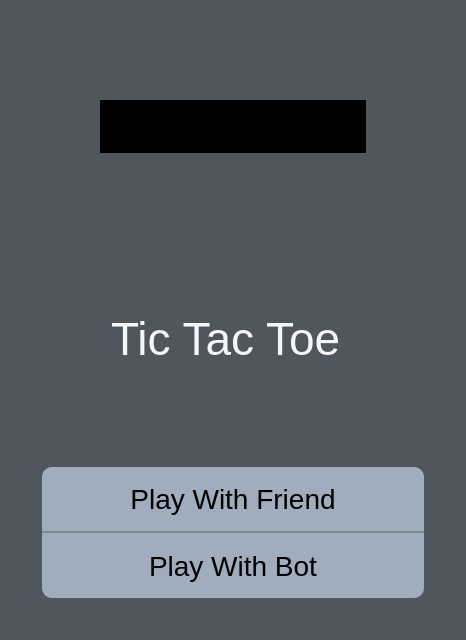
<?xml version="1.0" encoding="UTF-8"?>
<ui version="4.0">
 <class>Form</class>
 <widget class="QWidget" name="Form">
  <property name="geometry">
   <rect>
    <x>0</x>
    <y>0</y>
    <width>466</width>
    <height>640</height>
   </rect>
  </property>
  <property name="windowTitle">
   <string>Form</string>
  </property>
  <property name="styleSheet">
   <string notr="true">QWidget{
	background-color: #4f565e;
}
</string>
  </property>
  <layout class="QVBoxLayout" name="verticalLayout_2">
   <item>
    <widget class="QWidget" name="verticalWidget" native="true">
     <property name="sizePolicy">
      <sizepolicy hsizetype="Expanding" vsizetype="Expanding">
       <horstretch>0</horstretch>
       <verstretch>0</verstretch>
      </sizepolicy>
     </property>
     <property name="autoFillBackground">
      <bool>false</bool>
     </property>
     <property name="styleSheet">
      <string notr="true">QWidget{
	margin: 22px;
}

QWidget QPushButton{
	border: 0;
	border-radius: 10px;
	background-color: #9FADBD;
	font-size: 28px;
}

QWidget QLabel{
	font-size: 46px;
	color: #f5f6f8; 
	margin: 80px;
}

QWidget #logoLabel{
	height: 13px;
	width: 100px;
	background-color: black;
}

QWidget #gameFriend{
	border-bottom-right-radius: 0;
	border-bottom-left-radius: 0;
	border-bottom: 2px solid #7f8a97!important;
	margin-bottom: 0px;
}


QWidget #gameBot{
	border-top-right-radius: 0;
	border-top-left-radius: 0;
	margin-top: 0px;
}

QWidget QPushButton:hover{
	border: 0;
	border-radius: 10px;
	background-color: #8f9baa;
	font-size: 28px;
}</string>
     </property>
     <layout class="QVBoxLayout" name="verticalLayout">
      <property name="spacing">
       <number>0</number>
      </property>
      <property name="sizeConstraint">
       <enum>QLayout::SetDefaultConstraint</enum>
      </property>
      <item>
       <widget class="QLabel" name="logoLabel">
        <property name="sizePolicy">
         <sizepolicy hsizetype="Expanding" vsizetype="Expanding">
          <horstretch>0</horstretch>
          <verstretch>0</verstretch>
         </sizepolicy>
        </property>
        <property name="text">
         <string/>
        </property>
       </widget>
      </item>
      <item>
       <widget class="QLabel" name="titleLabel">
        <property name="text">
         <string>Tic Tac Toe</string>
        </property>
       </widget>
      </item>
      <item>
       <widget class="QPushButton" name="gameFriend">
        <property name="sizePolicy">
         <sizepolicy hsizetype="Expanding" vsizetype="Expanding">
          <horstretch>0</horstretch>
          <verstretch>0</verstretch>
         </sizepolicy>
        </property>
        <property name="text">
         <string>Play With Friend</string>
        </property>
       </widget>
      </item>
      <item>
       <widget class="QPushButton" name="gameBot">
        <property name="sizePolicy">
         <sizepolicy hsizetype="Expanding" vsizetype="Expanding">
          <horstretch>0</horstretch>
          <verstretch>0</verstretch>
         </sizepolicy>
        </property>
        <property name="text">
         <string>Play With Bot</string>
        </property>
       </widget>
      </item>
     </layout>
    </widget>
   </item>
  </layout>
 </widget>
 <resources/>
 <connections/>
</ui>
